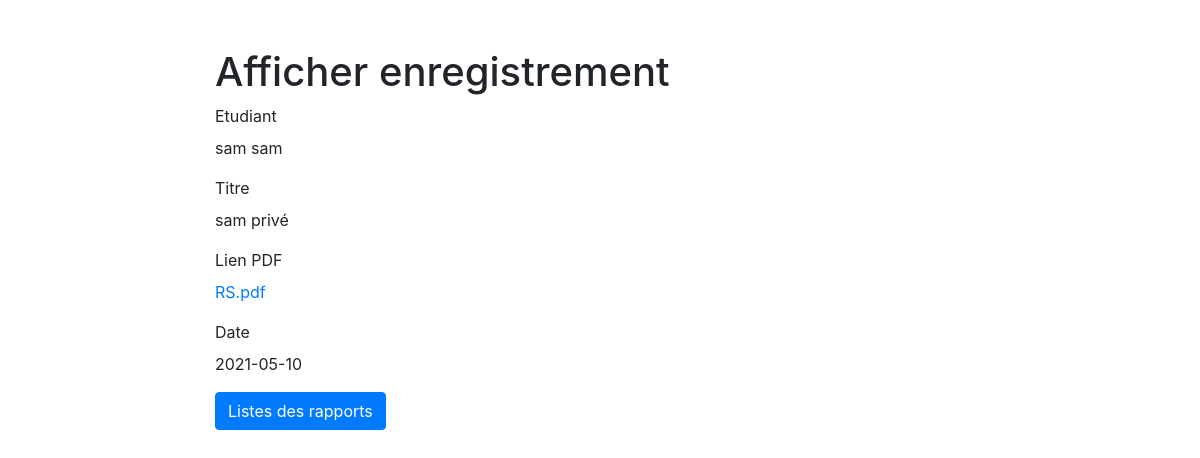
Page /rapport-read.php?id=21 on the committed database.
### tables this page shows
CREATE TABLE IF NOT EXISTS `rapport` (
  `id` int(11) NOT NULL AUTO_INCREMENT,
  `id_etudiant` int(11) NOT NULL,
  `titre` varchar(250) NOT NULL,
  `nom_pdf` varchar(250) NOT NULL,
  `date` date NOT NULL,
  `public` varchar(3) NOT NULL,
  PRIMARY KEY (`id`),
  KEY `rapport_ibfk_1` (`id_etudiant`)
);

CREATE TABLE IF NOT EXISTS `utilisateur` (
  `id` int(11) NOT NULL AUTO_INCREMENT,
  `nom` varchar(30) NOT NULL,
  `prenom` varchar(30) NOT NULL,
  `tel` int(30) NOT NULL,
  `email` varchar(50) NOT NULL,
  `adresse` varchar(50) NOT NULL,
  `cin` varchar(10) NOT NULL,
  `login` varchar(30) NOT NULL,
  `pwd` varchar(30) NOT NULL,
  `approuver` int(11) NOT NULL,
  `type` int(11) NOT NULL,
  PRIMARY KEY (`id`),
  UNIQUE KEY `login` (`login`)
);

### function.php (called while the page is built, shortened)
<?php
function getEtudiantName($link, $id)
{
    $nom = '';
    $sql = "SELECT nom,prenom FROM utilisateur WHERE id = $id";
    if ($stmt = mysqli_prepare($link, $sql)) {
        if (mysqli_stmt_execute($stmt)) {
            $result = mysqli_stmt_get_result($stmt);
            if (mysqli_num_rows($result) == 1) {
                $row = mysqli_fetch_array($result, MYSQLI_ASSOC);
                $nom = $row["nom"] . ' ' . $row["prenom"];
            }
        }
    }
    return $nom;
}

### rapport-read.php (the view, shortened to what this page needs)
<?php
if (isset($_GET["id"]) && !empty($_GET["id"])) {
    require_once "config.php";
    require_once "function.php";
    $sql = "SELECT * FROM rapport WHERE id = ?";
    if ($stmt = mysqli_prepare($link, $sql)) {
        $param_id = trim($_GET["id"]);
        if (is_int($param_id)) $__vartype = "i";
        elseif (is_string($param_id)) $__vartype = "s";
        elseif (is_numeric($param_id)) $__vartype = "d";
        else $__vartype = "b";
        mysqli_stmt_bind_param($stmt, $__vartype, $param_id);
        if (mysqli_stmt_execute($stmt)) {
            $result = mysqli_stmt_get_result($stmt);
            if (mysqli_num_rows($result) == 1) {
                $row = mysqli_fetch_array($result, MYSQLI_ASSOC);
            } else {
                header("location: error.php");
                exit();
            }
        } else {
            echo "Oops! Something went wrong. Please try again later.<br>" . $stmt->error;
        }
    }
    $nomm = getEtudiantName($link, $row['id_etudiant']);
} else {
    header("location: error.php");
    exit();
}
?>
<!DOCTYPE html>
<html lang="en">
<head>
    <link rel="stylesheet" href="https://stackpath.bootstrapcdn.com/bootstrap/4.5.0/css/bootstrap.min.css">
</head>
<body>
    <section class="pt-5">
        <div class="container-fluid">
            <div class="row">
                <div class="col-md-8 mx-auto">
                    <div class="page-header">
                        <h1>Afficher enregistrement</h1>
                    </div>
                    <div class="form-group">
                        <label>Etudiant</label>
                        <p class="form-control-static"><?php echo $nomm; ?></p>
                    </div>
                    <div class="form-group">
                        <label>Titre</label>
                        <p class="form-control-static"><?php echo $row["titre"]; ?></p>
                    </div>
                    <div class="form-group">
                        <label>Lien PDF</label>
                        <p class="form-control-static"><a href="/stages_/stages/rapports/<?php echo $row['nom_pdf']; ?>"><?php echo $row['nom_pdf']; ?></a></p>
                    </div>
                    <div class="form-group">
                        <label>Date</label>
                        <p class="form-control-static"><?php echo $row["date"]; ?></p>
                    </div>
                    <p><a href="rapport-index.php" class="btn btn-primary">Listes des rapports</a></p>
                </div>
            </div>
        </div>
    </section>
</body>
</html>

### rows in the picture
rapport: id_etudiant.prenom "sam sam", titre "sam privé", nom_pdf "RS.pdf", date "2021-05-10"
